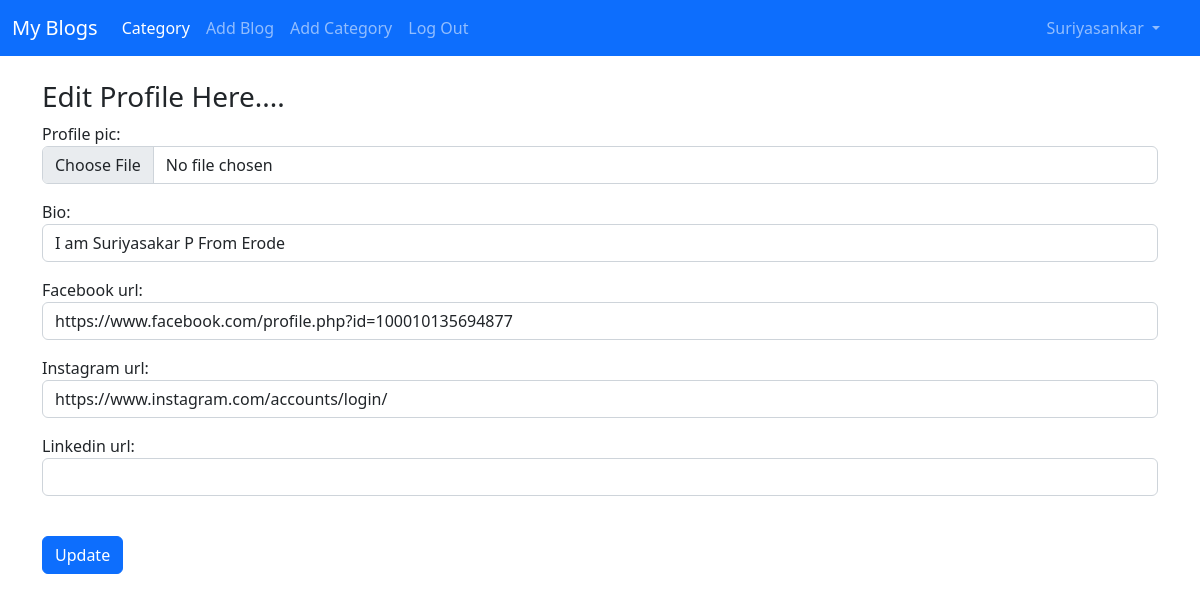
Before: /member/1/profile_edit (signed in) with the older database file.
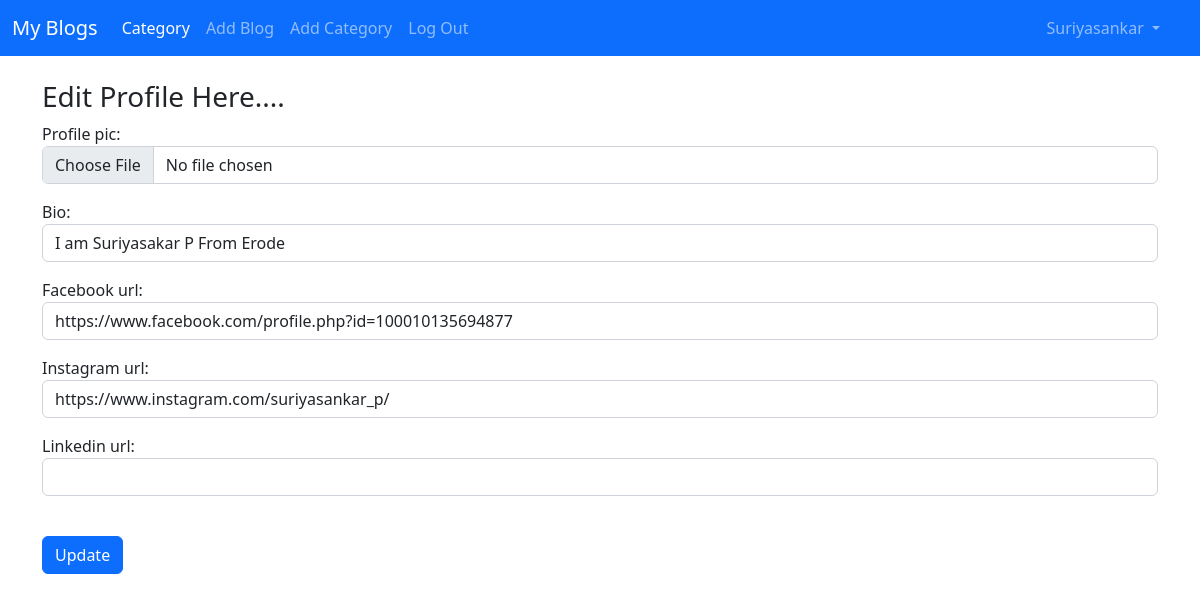
After: the same page with the newer database file.
### user/models.py (models this page shows, shortened)
class Profile(models.Model):
    user=models.OneToOneField(User,null=True,on_delete=models.CASCADE)
    bio = models.TextField(null=True,blank=True)
    profile_pic=models.ImageField(null=True,blank=True,upload_to="images/profile/")
    facebook_url=models.CharField(max_length=255,null=True,blank=True)
    Instagram_url=models.CharField(max_length=255,null=True,blank=True)
    linkedin_url=models.CharField(max_length=255,null=True,blank=True)

### member/views.py (the view)
# urls.py: path('<int:pk>/profile_edit',ProfileEditView.as_view(),name='profile_page_edit') ,
class ProfileEditView(UpdateView):
	model=Profile
	form_class= ProfileEditForm
	template_name="registration/edit_profile_page.html"
	success_url=reverse_lazy('home')

### member/forms.py
class ProfileEditForm(forms.ModelForm):
	class Meta:
		model = Profile
		fields=['profile_pic','bio','facebook_url','Instagram_url','linkedin_url']
		widgets ={
		'bio' : forms.TextInput(attrs={'class': 'form-control'}),
		'facebook_url' : forms.TextInput(attrs={'class': 'form-control'}),
		'profile_pic' : forms.FileInput(attrs = {'class': 'form-control', "id" : "image_field"}),
		'Instagram_url' : forms.TextInput(attrs={'class': 'form-control'}),
		'linkedin_url' : forms.TextInput(attrs={'class': 'form-control'}),
		}

### member/templates/registration/edit_profile_page.html (shortened to what this page needs)
{% extends 'base.html'%}
{% block content%}
{% if user.is_authenticated %}
{%if user.id == profile.user.id%}
<h3>Edit Profile Here....</h3>
<div class='form-group'>
	<form method="POST" enctype="multipart/form-data">
		{{form.as_p}}
		<br>
		<button class="btn btn-primary" >Update</button>
	</form>
</div>
{%else%}
This is Not You Profile
{%endif%}
{%else%}
You Are Not Allowed to here...Please Login
{%endif%}
{% endblock %}

Changed rows visible on the page:
changed Profile "I am Suriyasakar P From Erode": Instagram_url "https://www.instagram.com/accounts/login/" → "https://www.instagram.com/suriyasankar_p/"
